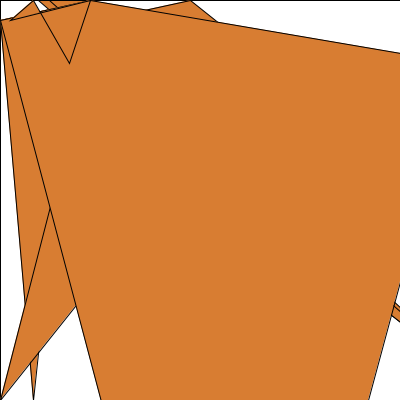
Frame 1 (no input)
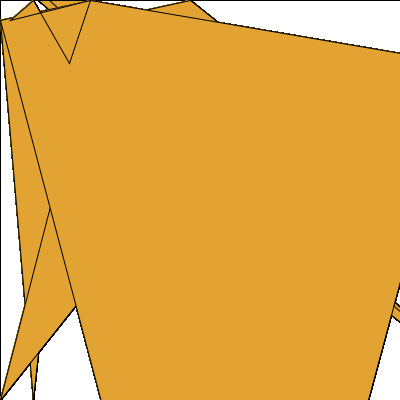
Frame 60 (the mouse pressed at the canvas centre just before this capture)
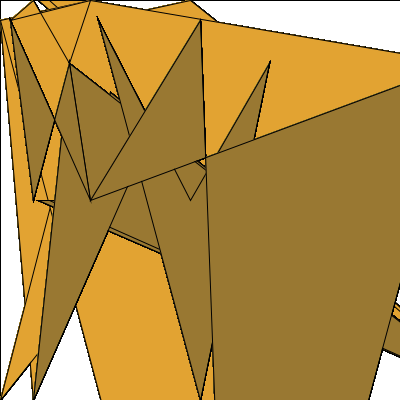
Frame 120 (the mouse held since frame 60 and released just before this capture)

The Processing sketch that drew these frames (run headless with seeded random() and noise(); from frame 60 on, the mouse is pressed at the canvas centre):

// Processing sketch: processing_28506
// ── processing_28506.pde

void setup() {
    size(400,400);
    rect(0,0,500,500);
     
}
 
void draw () {
   fill(random(100,280),random(100,200), 50);

    quad(38, mouseX, 86, mouseY, 69, 63, 500, 400);
  quad(110, 92, 90, mouseY, 69, mouseX, 500, 400);
  quad(49, mouseX, 86, mouseY, 69, 63, 500, 400);
  quad(mouseX,20, 90, mouseY, 69, 63, 33, 400); 
quad(98,20, 190, mouseY, 269, 63, mouseX, 400);
quad(mouseY,20, 90, mouseX, 459, 63, 233, 900);
quad(10,20, 90, mouseY, 69, 63, 33, mouseX);}

                
                
